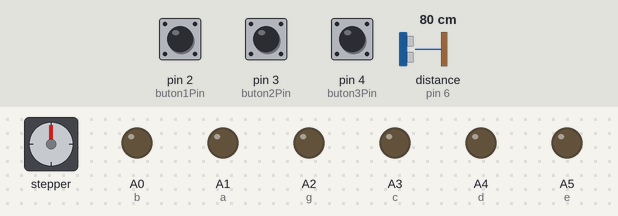
A sketch run on a simulated Arduino Uno, built with avr-gcc and run on an emulated ATmega328P. Shown: stepper motor, output pins drawn as LEDs (lit = HIGH). Wiring (inferred from the names in the program): ultrasonic range finder: trigger pin 5; echo pin 6. The inputs (shaded band) are chosen by the test bench; at power-on: pin 2 (buton1Pin) LOW, pin 3 (buton2Pin) LOW, pin 4 (buton3Pin) LOW, distance to the obstacle (sensor on pin 6) 80 cm. The echo pulse lasts 58.3 µs per cm; stepper angles assume 2048 steps per turn; pins used as bus, display or sensor lines are not drawn; what the sketch prints to the serial monitor is not drawn.

Above: at 1.2 s.
1.3 s: pin 2 (buton1Pin) pulled HIGH for 0.15 s
At 1.49 s:
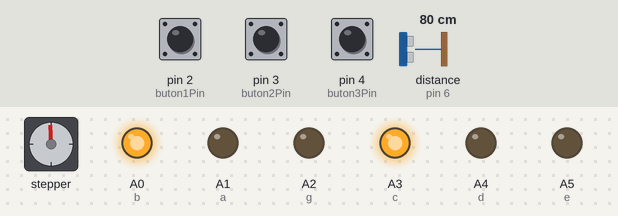
7.3 s: pin 3 (buton2Pin) pulled HIGH for 3.2 s
At 9.55 s:
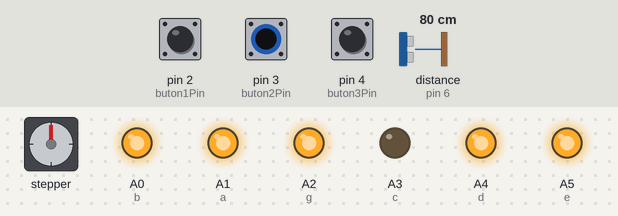
12.0 s: pin 2 (buton1Pin) pulled HIGH for 3.2 s
At 13.64 s:
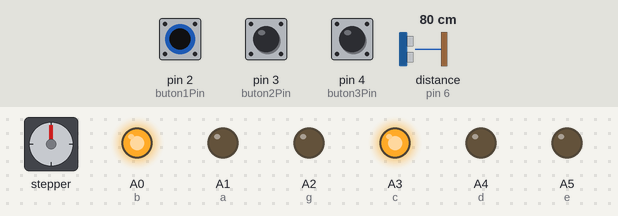
Timing chart, 0 to 22.7 s (numbered marks = the images above; inputs shaded):
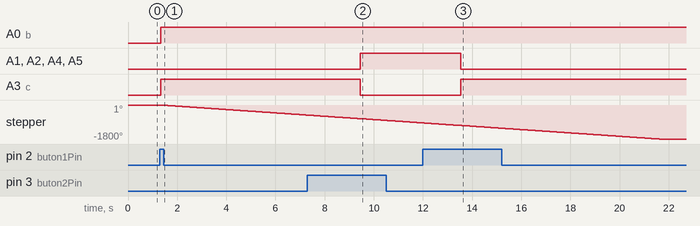

Measured:
- after the input at 1.3 s, A0 (b), A3 (c): LOW → HIGH at once; stepper: keeps turning counter-clockwise at about 90°/s, starting at once
- after the input at 7.3 s, A1 (a), A2 (g), A4 (d), A5 (e): LOW → HIGH after 2.2 s; A3 (c): HIGH → LOW after 2.2 s
- after the input at 12.0 s, A1 (a), A2 (g), A4 (d), A5 (e): HIGH → LOW after 1.5 s; A3 (c): LOW → HIGH after 1.5 s

The sketch:

Elevator.ino
```cpp
#include<Stepper.h>

int stepIN1Pin = 8;
int stepIN2Pin = 9;
int stepIN3Pin = 10;
int stepIN4Pin = 11;
int rotatii=2048;

int buton1Pin=2;
int buton2Pin=3;
int buton3Pin=4;
int trig=5;
int echo=6;
int var;
int distanta;
int a=A1;
int b=A0;
int c=A3;
int d=A4;
int e=A5;
int g=A2;
Stepper myStepper(rotatii, stepIN1Pin, stepIN3Pin, stepIN2Pin, stepIN4Pin);

void urcaNivel(){//functie urca de la 1->2 si 2->3
        myStepper.step(rotatii/1);
  }

void urcaNivel2(){//functie urca 1->3
      urcaNivel();
      urcaNivel();
  }

void coboaraNivel(){//functie coboara 2->1,3->2
  myStepper.step(-rotatii/1);
  }

void coboaraNivel2(){//functie coboara 3->1
  coboaraNivel();
  coboaraNivel();
  }

void aprinde1(){
   stergereD();
  analogWrite(b,255);
  analogWrite(c,255);
  }

void aprinde2(){
   stergereD();
  analogWrite(a,255);
  analogWrite(b,255);
  analogWrite(g,255);
  analogWrite(e,255);
  analogWrite(d,255);

  }
void aprinde3(){
  stergereD();
  analogWrite(a,255);
  analogWrite(b,255);
  analogWrite(g,255);
  analogWrite(c,255);
  analogWrite(d,255);

  }
void stergereD(){
   analogWrite(a,0);
  analogWrite(b,0);
  analogWrite(g,0);
  analogWrite(c,0);
  analogWrite(d,0);
  analogWrite(e,0);
  }


void setup() {
pinMode(buton1Pin, INPUT);
  pinMode(buton2Pin, INPUT);
  pinMode(buton3Pin, INPUT);
  pinMode(trig, OUTPUT);
  pinMode(echo, INPUT);
  pinMode(a,OUTPUT);
  pinMode(b,OUTPUT);
  pinMode(c,OUTPUT);
  pinMode(d,OUTPUT);
  pinMode(e,OUTPUT);
  pinMode(g,OUTPUT);

  Serial.begin(9600);

  myStepper.setSpeed(15);
}

void loop() {
  int buton1Stare, buton2Stare, buton3Stare;
  buton1Stare=digitalRead(buton1Pin);
  buton2Stare=digitalRead(buton2Pin);
  buton3Stare=digitalRead(buton3Pin);

  digitalWrite(trig,HIGH);
  delayMicroseconds(10);
  digitalWrite(trig,LOW);

    var = pulseIn(echo, HIGH);
  distanta = var * 0.034 / 2;
  Serial.println(distanta);


  //1->2
  if(buton2Stare==HIGH&&(distanta>=0)&&(distanta<=5)){
    aprinde2();
    urcaNivel();
     aprinde2();
    }


    //1->3
    else if(buton3Stare==HIGH&&(distanta>=0)&&(distanta<=5)){
      aprinde3();
     urcaNivel2();
      aprinde3();
      }

//2->3
        else if(buton3Stare==HIGH&&distanta>=6&&distanta<=10){
    aprinde3();
    myStepper.step(1024);
    }


      //3->1
      else if(buton1Stare==HIGH&&distanta>=10){
        aprinde1();
        coboaraNivel2();
        aprinde1();
        }


        //3->2
        else if(buton2Stare==HIGH&&(distanta>=10)){
          aprinde2();
        coboaraNivel();
         aprinde2();
          }


          //2->1
          else if(buton1Stare==HIGH&&(distanta>=5)&&(distanta<10)){
            aprinde1();
       coboaraNivel();
        aprinde1();
            }
            delay(50);
}
```
